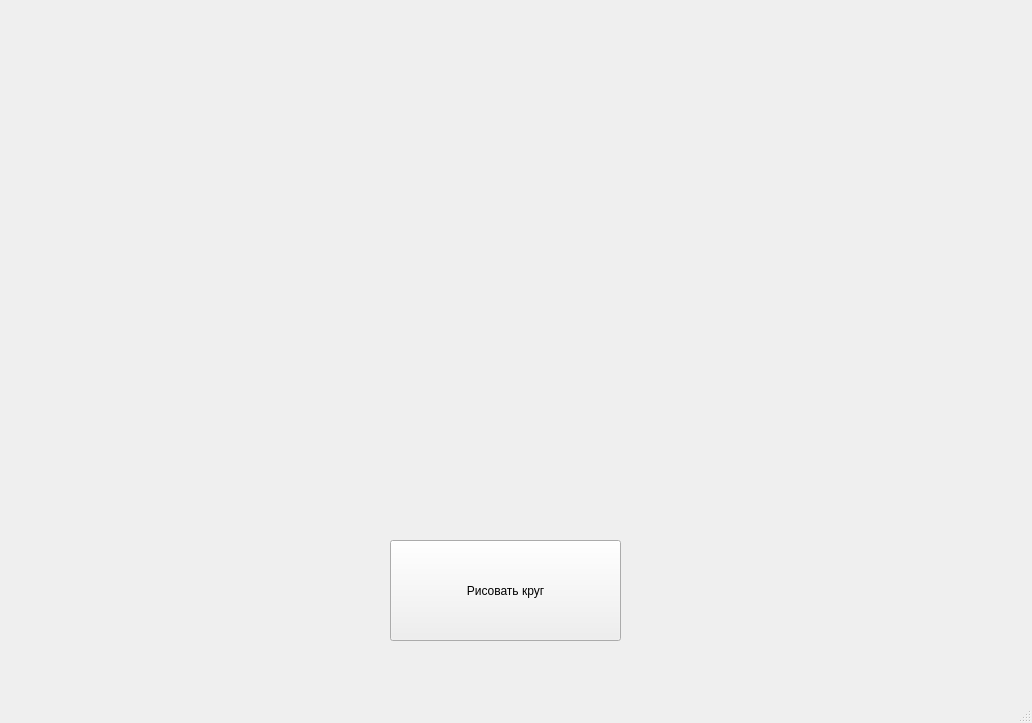
<?xml version="1.0" encoding="UTF-8"?>
<ui version="4.0">
 <class>MainWindow</class>
 <widget class="QMainWindow" name="MainWindow">
  <property name="geometry">
   <rect>
    <x>0</x>
    <y>0</y>
    <width>1032</width>
    <height>723</height>
   </rect>
  </property>
  <property name="windowTitle">
   <string>MainWindow</string>
  </property>
  <widget class="QWidget" name="centralwidget">
   <widget class="QPushButton" name="circle">
    <property name="geometry">
     <rect>
      <x>390</x>
      <y>540</y>
      <width>231</width>
      <height>101</height>
     </rect>
    </property>
    <property name="text">
     <string>Рисовать круг</string>
    </property>
   </widget>
  </widget>
  <widget class="QMenuBar" name="menubar">
   <property name="geometry">
    <rect>
     <x>0</x>
     <y>0</y>
     <width>1032</width>
     <height>26</height>
    </rect>
   </property>
  </widget>
  <widget class="QStatusBar" name="statusbar"/>
 </widget>
 <resources/>
 <connections/>
</ui>
